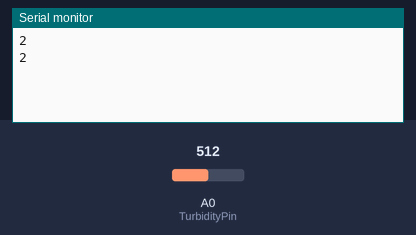
A sketch run on a simulated ESP8266 (NodeMCU). Shown: the last lines printed to the serial monitor. The inputs (shaded band) are chosen by the test bench; at power-on: A0 (TurbidityPin) = 512. WiFi joins after 1.5 s; servers stay silent unless stated.

Above: at 2.2 s.
2.3 s: A0 (TurbidityPin) set to 716
At 3.4 s:
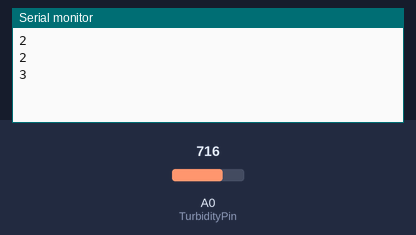
4.2 s: A0 (TurbidityPin) set to 900
At 5.3 s:
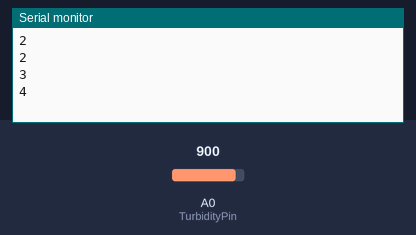
Timing chart, 0 to 7.2 s (numbered marks = the images above; inputs shaded):
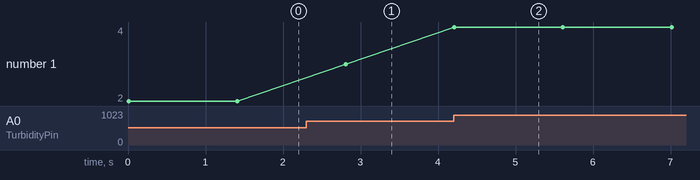

Measured:
- after the input at 2.3 s, the serial monitor: prints a new line after 0.51 s (image 1)
- after the input at 4.2 s, the serial monitor: prints a new line at once (image 2)
- plotted number 1: 2 → 3 after the input at 2.3 s, 3 → 4 after the input at 4.2 s

The sketch:

Turbidity.ino
```cpp
#include <ESP8266WiFi.h>;
#include <WiFiClient.h>;
#include <ThingSpeak.h>;

const char* ssid = "TOTOLINK_N200RE"; //Your Network SSID
const char* password = "Roya10661220172"; //Your Network Password

int val;
int TurbidityPin = A0; //LDR Pin Connected at A0 Pin


WiFiClient client;
unsigned long myChannelNumber = 839378; //Your Channel Number (Without Brackets)
const char * myWriteAPIKey = "T0QF2I7SES1SLB7U"; //Your Write API Key

void setup()

{

  Serial.begin(115200);
  delay(10);

  // Connect to WiFi network

  WiFi.begin(ssid, password);
  ThingSpeak.begin(client);

}


void loop()

{

  val = analogRead(TurbidityPin)/1024.0*5.0; //Read Analog values and Store in val variable

  Serial.println(val); //Print on Serial Monitor
  delay(1000);

  ThingSpeak.writeField(myChannelNumber, 4,val, myWriteAPIKey); //Update in ThingSpeak
  delay(100);

}
```
